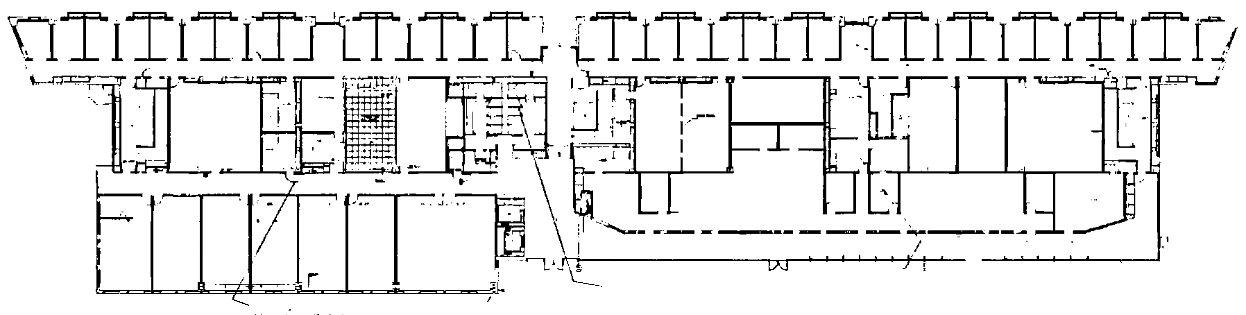
#> input picture cv-floorplan/hough/img/reassembled_E2_2.png, 1246 x 315 px, found by its file name
$ jupyter execute contours.ipynb
#> lines starting #> are read from the running program, lines starting #| are printed output that depends on the picture; after the words box and inside, x2 and y2 are one past the last pixel; in counts of white or black regions, pixels touching at a corner belong together
[cell 1]
import numpy as np
import cv2 as cv
import matplotlib.pyplot as plt

im = cv.imread('/Users/luq/dev/projects/ucsc-research/cv-floorplan/hough/img/reassembled_E2_2.png')
#> im is the input picture: shape (315, 1246, 3); min 0, max 255, mean 231
assert im is not None, "file could not be read, check with os.path.exists()"

imgray = cv.cvtColor(im, cv.COLOR_BGR2GRAY)
ret, thresh = cv.threshold(imgray, 127, 255, 0)
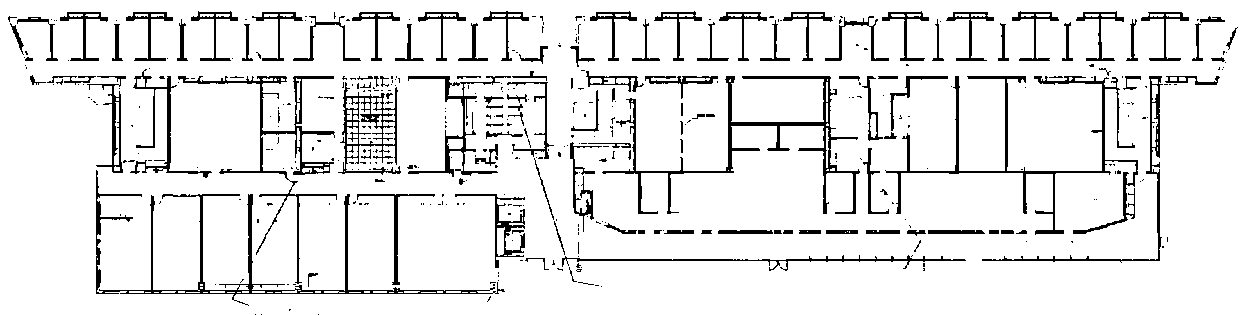
#> thresh: shape (315, 1246); 90.6% white; 422 black regions (305 under 20 px)
contours, hierarchy = cv.findContours(thresh, cv.RETR_TREE, cv.CHAIN_APPROX_SIMPLE)
#> contours = 622 contours, 425 with area under 20; largest, box (x1, y1, x2, y2) and area: (0, 0, 1246, 315) 390927, (95, 169, 494, 301) 4767, (885, 75, 1139, 236) 4479, (601, 75, 861, 215) 4392, (337, 81, 402, 176) 3372

# Loop through all contours
for contour in contours:
    # Loop through each point in the contour
    for pt in contour:
        # Generate a random color for each point
        color = (np.random.randint(0, 255), np.random.randint(0, 255), np.random.randint(0, 255))

        # Draw the point on the image
        # pt[0] contains the x and y coordinates of the point
        cv.circle(im, tuple(pt[0]), 4, color, -1)  # Radius is set to 3 pixels
#> this loop made 622 passes
#> contour on passes 3, 5, 11: [[247, 305], [248, 304], [249, 305], [248, 306]], [[486, 301], [487, 300], [488, 301], [487, 302]], [[600, 286], [601, 285], [602, 286], [601, 287]]
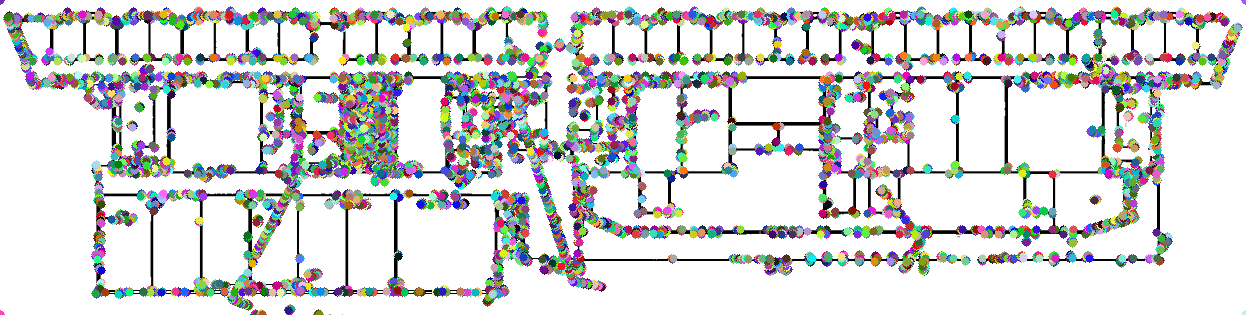
#> im: shape (315, 1246, 3); mean B, G, R 213.7, 214.2, 213.9

# Display the image
plt.imshow(im)
plt.axis('off')  # To turn off axis labels
plt.show()

[cell 2]
import numpy as np
import pandas as pd
import cv2 as cv

# Function to convert and flip contours to CSV format
def contours_to_csv(contours, img_height):
    line_segments = []
    for contour in contours:
        for i in range(len(contour) - 1):
            start_point = contour[i][0].copy()
            end_point = contour[i + 1][0].copy()

            # Flip the y-coordinates
            start_point[1] = img_height - 1 - start_point[1]
            end_point[1] = img_height - 1 - end_point[1]

            line_segments.append(np.concatenate((start_point/10, end_point/10))) # dividing by 10 for scaling

    df = pd.DataFrame(line_segments)
    return df

img_height = im.shape[0]
#> img_height = 315

# Assuming contours are already calculated
# contours, hierarchy = cv.findContours(...)

# Convert contours to CSV format
csv_data_from_contours = contours_to_csv(contours, img_height)
#> the loop in contours_to_csv, `for contour in contours:` made 622 passes
#> after the loop in contours_to_csv, `for contour in contours:`: line_segments = 8474 items, first 6: [0, 31.4, 0, 0], [0, 0, 25.4, 0], [25.4, 0, 25.5, 0.1], [25.5, 0.1, 25.6, 0], [25.6, 0, 26, 0], [26, 0, 26.1, 0.1]
#> in contours_to_csv, `df = pd.DataFrame(line_segments)`: df = table of 8474 rows and 4 columns
#> csv_data_from_contours = table of 8474 rows and 4 columns

# Specify the output path for the CSV file
output_csv_path = 'converted_contours.csv'

# Write the DataFrame to a CSV file
csv_data_from_contours.to_csv(output_csv_path, index=False)

print(f"Contours data saved to {output_csv_path}")

$ run again, with cv-floorplan/hough/img/E2_2_tile2.png copied over cv-floorplan/hough/img/reassembled_E2_2.png
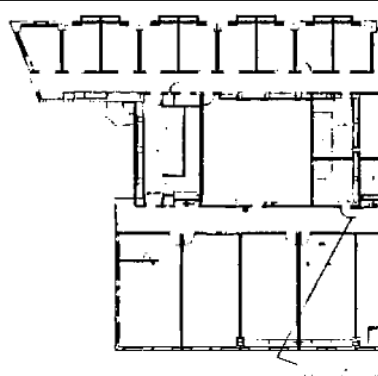
#> input picture cv-floorplan/hough/img/E2_2_tile2.png, 378 x 376 px, found by its file name
#> im is the input picture: shape (376, 378, 3); mean B, G, R 230.4, 230.4, 230.4
#> `ret, thresh = cv.threshold(imgray, 127, 255, 0)`:
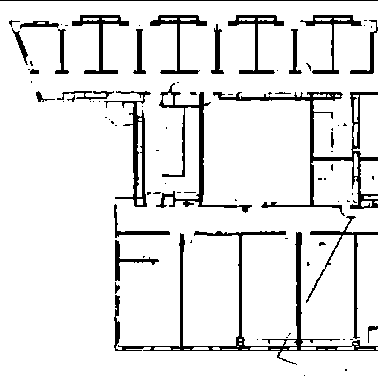
#> thresh: shape (376, 378); 90.1% white; 84 black regions (56 under 20 px)
#> contours = 129 contours, 77 with area under 20; largest, box (x1, y1, x2, y2) and area: (0, 1, 378, 376) 130698, (155, 82, 253, 214) 1886, (103, 90, 152, 208) 1599, (353, 95, 378, 157) 1044, (71, 14, 130, 75) 916
#> the loop `for contour in contours:` made 129 passes
#> contour on passes 1 to 8: [[358, 349], [373, 349]], [[328, 349], [334, 349]], [[318, 349], [324, 349]], [[283, 349], [286, 349]], [[271, 349], [279, 349]], [[242, 349], [247, 349]], [[222, 349], [237, 349]], [[184, 349], [189, 349]]
#> after the loop `for contour in contours:`:
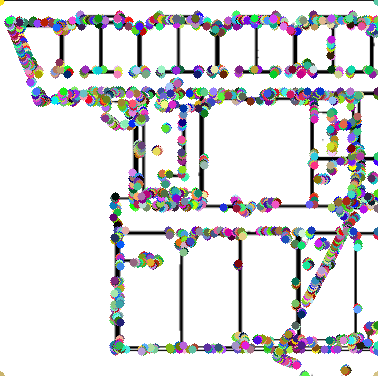
#> im: shape (376, 378, 3); mean B, G, R 219.3, 217.6, 217.9
#> the loop in contours_to_csv, `for contour in contours:` made 129 passes
#> after the loop in contours_to_csv, `for contour in contours:`: line_segments = 2176 items, first 6: [35.8, 2.6, 37.3, 2.6], [32.8, 2.6, 33.4, 2.6], [31.8, 2.6, 32.4, 2.6], [28.3, 2.6, 28.6, 2.6], [27.1, 2.6, 27.9, 2.6], [24.2, 2.6, 24.7, 2.6]
#> df = table of 2176 rows and 4 columns

$ run again, with cv-floorplan/hough/img/reassembled_SE2.png copied over cv-floorplan/hough/img/reassembled_E2_2.png
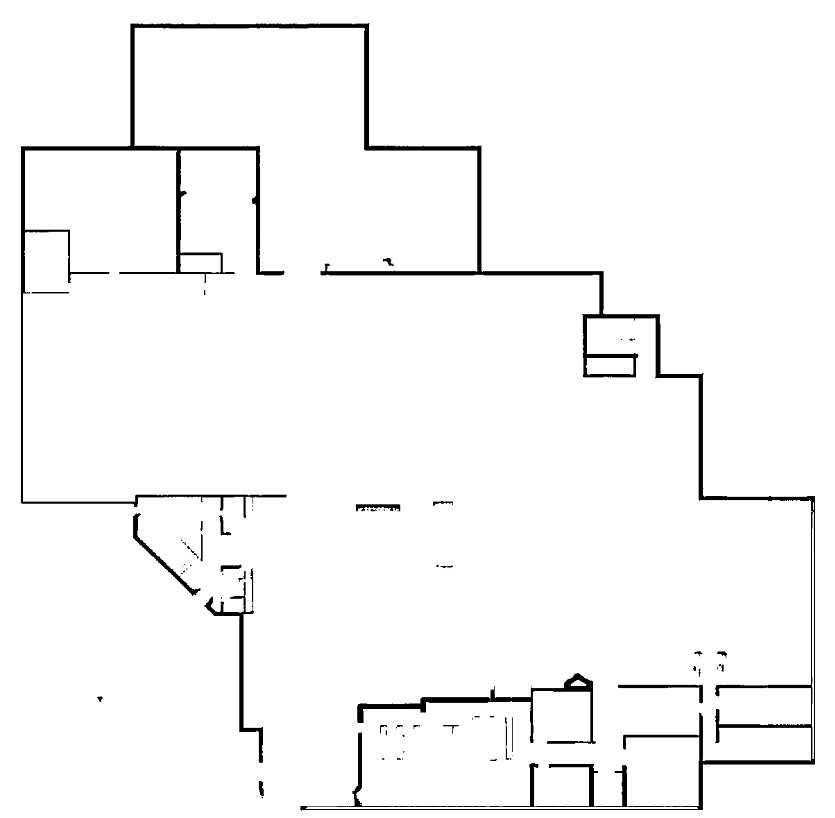
#> input picture cv-floorplan/hough/img/reassembled_SE2.png, 835 x 818 px, found by its file name
#> im is the input picture: shape (818, 835, 3); min 0, max 255, mean 247.3
#> `ret, thresh = cv.threshold(imgray, 127, 255, 0)`:
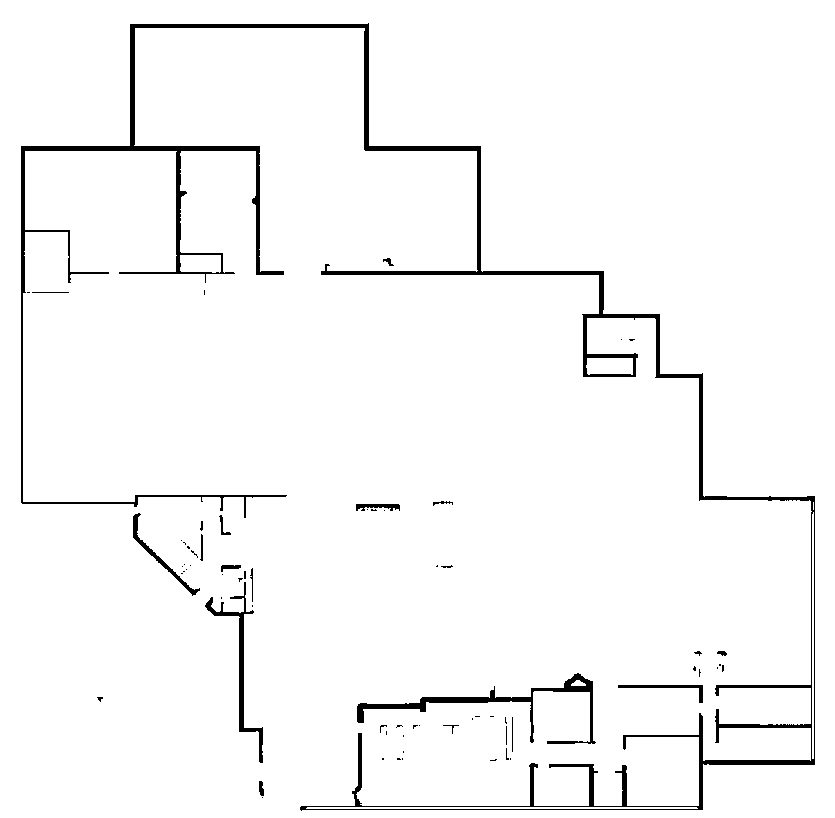
#> thresh: shape (818, 835); 97% white; 68 black regions (49 under 20 px)
#> contours = 80 contours, 48 with area under 20; largest, box (x1, y1, x2, y2) and area: (0, 0, 835, 818) 681378, (20, 22, 816, 812) 22845, (356, 672, 597, 745) 2482, (204, 581, 264, 764) 1385, (586, 358, 633, 375) 682
#> the loop `for contour in contours:` made 80 passes
#> contour on passes 1, 2, 13, 15, 17, 41, 45, 47: [[0, 0], [0, 817], [834, 817], [834, 0]], [[261, 797], [262, 796], [263, 797], [262, 798]], [[395, 727], [396, 726], [397, 727], [396, 728]], [[401, 726], [402, 725], [403, 726], [402, 727]], [[418, 725], [419, 724], [420, 725], [419, 726]], [[221, 574], [222, 573], [223, 574], [222, 575]], [[185, 569], [186, 568], [187, 569], [186, 570]], [[181, 566], [182, 565], [183, 566], [182, 567]]
#> after the loop `for contour in contours:`:
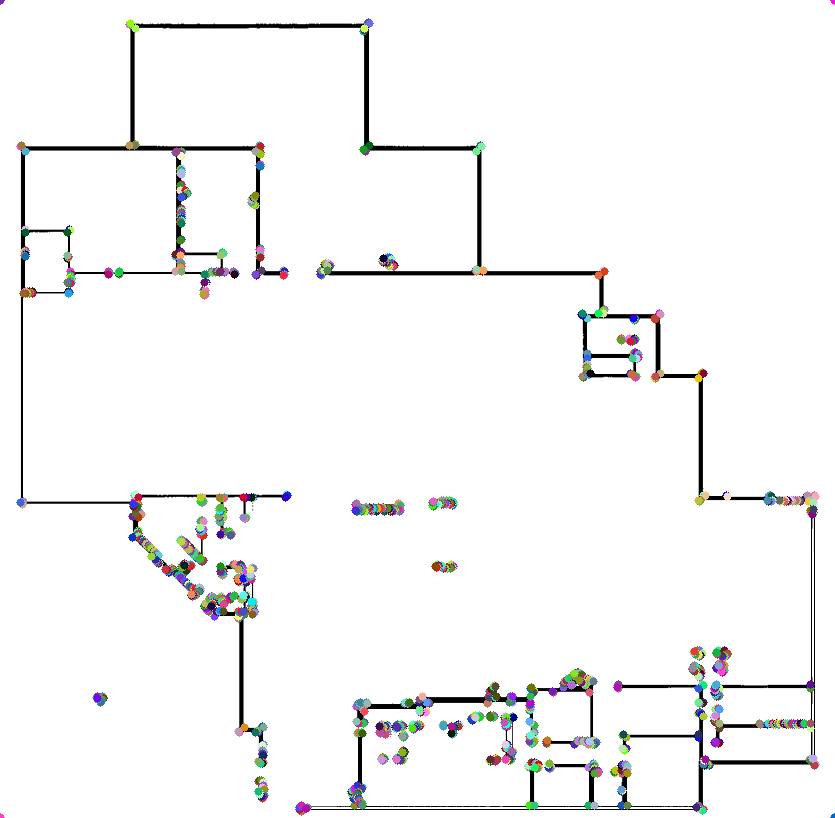
#> im: shape (818, 835, 3); 3.41% of pixels changed, all inside (x1, y1, x2, y2) = (0, 0, 835, 818)
#> the loop in contours_to_csv, `for contour in contours:` made 80 passes
#> after the loop in contours_to_csv, `for contour in contours:`: line_segments = 1386 items, first 6: [0, 81.7, 0, 0], [0, 0, 83.4, 0], [83.4, 0, 83.4, 81.7], [26.1, 2, 26.2, 2.1], [26.2, 2.1, 26.3, 2], [26.3, 2, 26.2, 1.9]
#> df = table of 1386 rows and 4 columns
